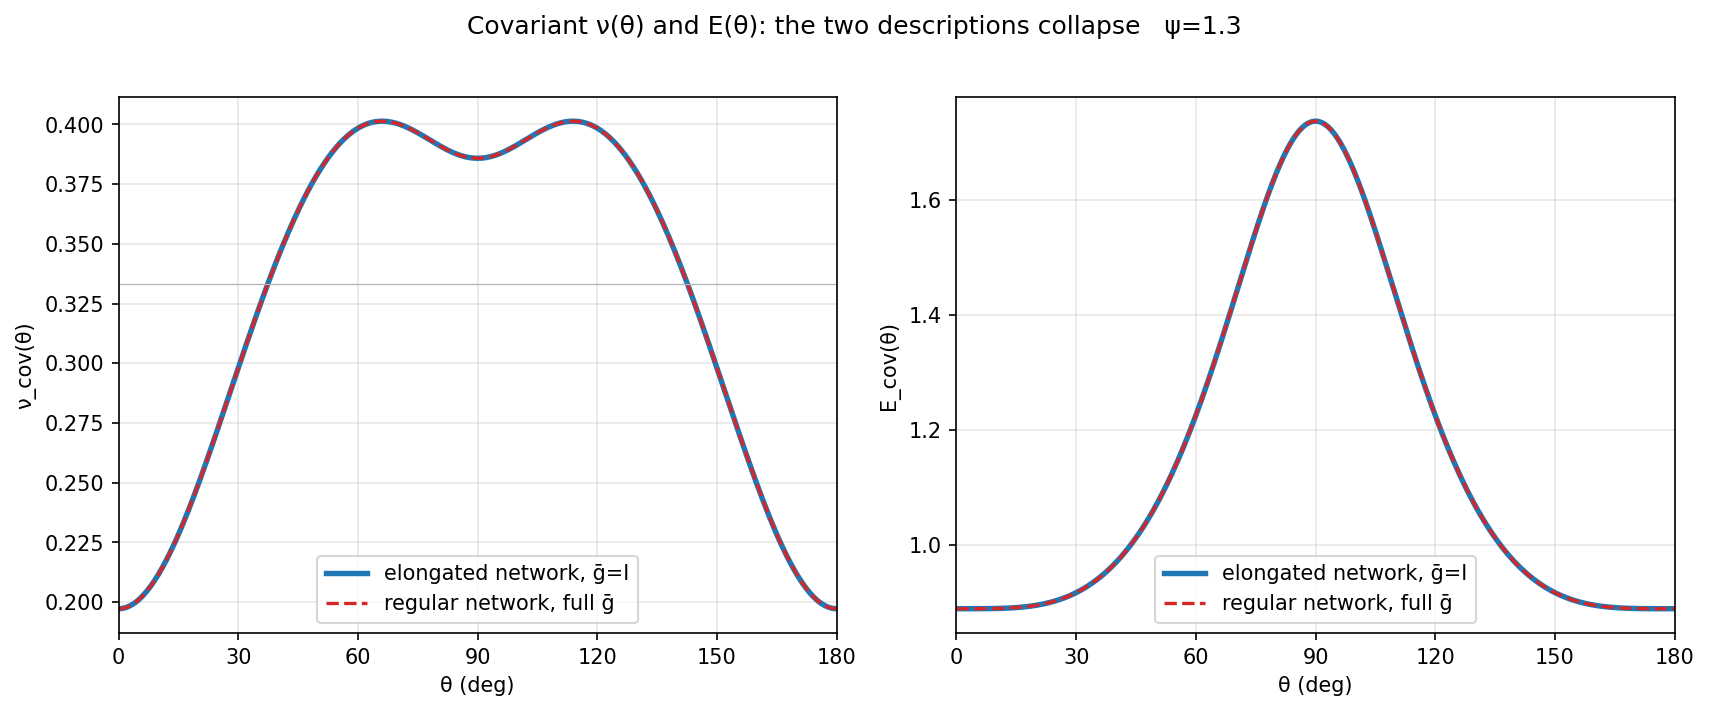

This chart was generated by the following Python code:
"""
Covariant elastic moduli, contracting the compliance with ḡ-orthonormal directions:
    ν(m) = − S(n,n,m,m) / S(m,m,m,m),        ḡ(m,m)=ḡ(n,n)=1, ḡ(m,n)=0
    E(m) = 1 / [ √det ḡ · S(m,m,m,m) ]       (√det ḡ = common physical volume)
Check the two descriptions of the SAME material collapse onto one curve:
    (a) elongated network, ḡ=I;   (b) regular network, full ḡ=diag(1,ψ²).
"""
import os, sys
import numpy as np
import matplotlib
matplotlib.use('Agg')
import matplotlib.pyplot as plt

HERE = os.path.dirname(os.path.abspath(__file__))
sys.path.insert(0, HERE)
sys.path.insert(0, os.path.abspath(os.path.join(HERE, '..')))
import _common as C
from forward_solver_dgbar import forward_dgbar


def affine(geo, M):
    """Apply affine map M to every geometric field of a periodic geo (topology preserved)."""
    g = {k: (v.copy() if isinstance(v, np.ndarray) else v) for k, v in geo.items()}
    for key in ('pts', 'edge_vecs', 'bond_R', 'centroids', 'tri_verts'):
        if key in g:
            g[key] = geo[key] @ M.T
    g['actual_len2'] = (g['edge_vecs'] ** 2).sum(-1)
    g['areas'] = geo['areas'] * abs(np.linalg.det(M))
    g['BL1'] = M @ geo['BL1']; g['BL2'] = M @ geo['BL2']
    return g


def _gbar_frame(gbar):
    g = np.asarray(gbar, float)
    e1 = np.array([1.0, 0.0]); e1 = e1 / np.sqrt(e1 @ g @ e1)
    e2 = np.array([0.0, 1.0]); e2 = e2 - (e2 @ g @ e1) * e1; e2 = e2 / np.sqrt(e2 @ g @ e2)
    return e1, e2, np.linalg.det(g)


def nu_cov(C6, gbar, thetas):
    """Covariant ν(θ): m,n ḡ-orthonormal (e1 along x, e2 = ḡ-orthonormalized y)."""
    Sc = C._compliance_tensor(C6)
    e1, e2, _ = _gbar_frame(gbar)
    out = []
    for th in thetas:
        m = np.cos(th) * e1 + np.sin(th) * e2
        n = -np.sin(th) * e1 + np.cos(th) * e2
        Smm = np.einsum('ijkl,i,j,k,l', Sc, m, m, m, m)
        Snn = np.einsum('ijkl,i,j,k,l', Sc, n, n, m, m)
        out.append(-Snn / Smm)
    return np.array(out)


def E_cov(C6, gbar, thetas):
    """Covariant E(θ) = 1/(√det ḡ · S(m,m,m,m)), m ḡ-unit."""
    Sc = C._compliance_tensor(C6)
    e1, e2, detg = _gbar_frame(gbar)
    out = []
    for th in thetas:
        m = np.cos(th) * e1 + np.sin(th) * e2
        Smm = np.einsum('ijkl,i,j,k,l', Sc, m, m, m, m)
        out.append(1.0 / (np.sqrt(detg) * Smm))
    return np.array(out)


def _demo():
    psi = 1.3
    F = np.array([[1.0, 0.0], [0.0, psi]]); gbar_full = F.T @ F
    reg = C.make_lattice(1.0, 1.0, half=6.0); n = len(reg['simplices'])
    elong = affine(reg, F); ne = len(elong['simplices'])

    he = forward_dgbar(elong, 1.0, np.tile(np.eye(2), (ne, 1, 1)))        # (a) ḡ=I
    rf = forward_dgbar(reg, 1.0, np.tile(gbar_full, (n, 1, 1)))           # (b) full ḡ

    th = np.linspace(0.0, np.pi, 361)
    nu_e = nu_cov(he['elastic_tensor'], np.eye(2), th);  nu_r = nu_cov(rf['elastic_tensor'], gbar_full, th)
    E_e = E_cov(he['elastic_tensor'], np.eye(2), th);    E_r = E_cov(rf['elastic_tensor'], gbar_full, th)

    print(f"ψ={psi}   ḡ_full=diag(1,{psi**2:.2f})")
    print(f"covariant ν: max |elongated − regular| = {np.max(np.abs(nu_e - nu_r)):.2e}")
    print(f"covariant E: max |elongated − regular| = {np.max(np.abs(E_e - E_r)):.2e}")

    fig, ax = plt.subplots(1, 2, figsize=(11.5, 4.8))
    ax[0].plot(np.degrees(th), nu_e, color='#1f77b4', lw=2.6, label='elongated network, ḡ=I')
    ax[0].plot(np.degrees(th), nu_r, color='#d62728', lw=1.6, ls='--', label='regular network, full ḡ')
    ax[0].axhline(1 / 3, color='0.7', lw=.6); ax[0].set_ylabel('ν_cov(θ)'); ax[0].legend()
    ax[1].plot(np.degrees(th), E_e, color='#1f77b4', lw=2.6, label='elongated network, ḡ=I')
    ax[1].plot(np.degrees(th), E_r, color='#d62728', lw=1.6, ls='--', label='regular network, full ḡ')
    ax[1].set_ylabel('E_cov(θ)'); ax[1].legend()
    for a in ax:
        a.set_xlabel('θ (deg)'); a.set_xlim(0, 180); a.set_xticks(range(0, 181, 30)); a.grid(alpha=.3)
    fig.suptitle(f'Covariant ν(θ) and E(θ): the two descriptions collapse   ψ={psi}')
    plt.tight_layout(rect=[0, 0, 1, 0.96])
    p = os.path.join(HERE, 'cov_poisson.png')
    plt.savefig(p, dpi=150, bbox_inches='tight'); plt.close()
    print(f"saved {os.path.basename(p)}")


if __name__ == '__main__':
    _demo()
